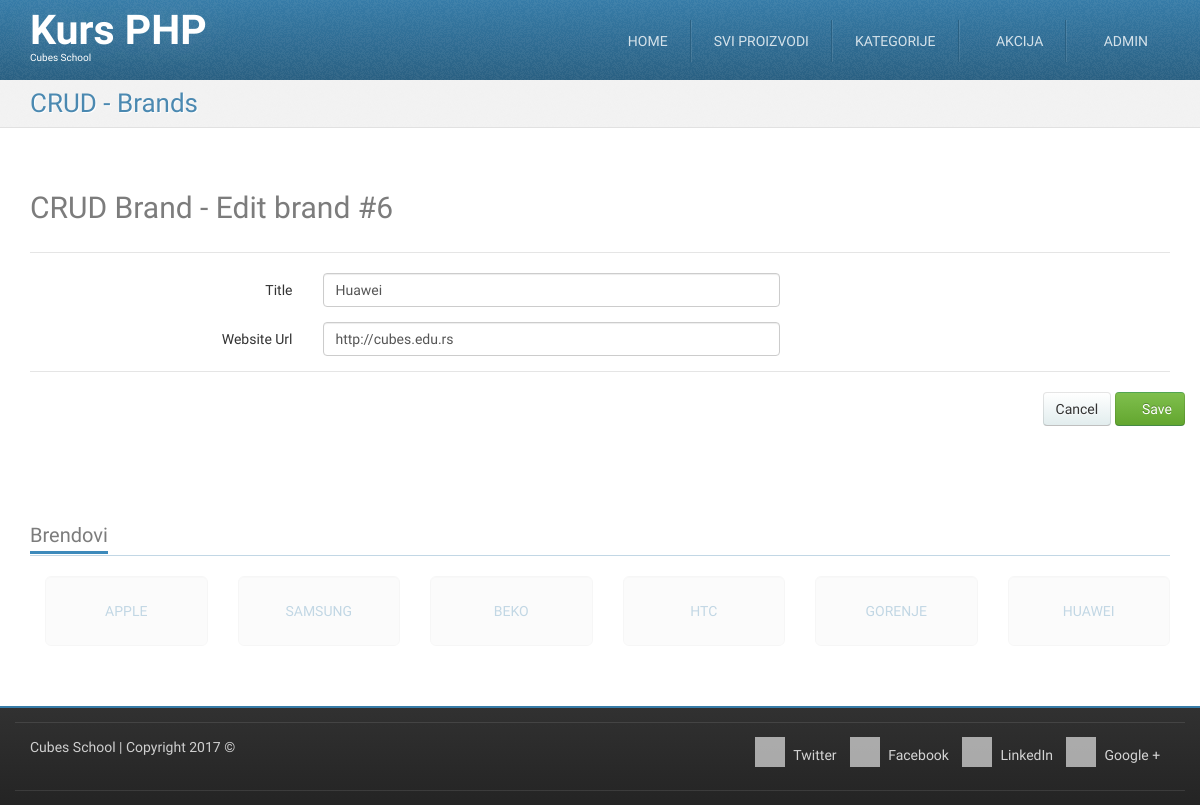
The app's page /crud-brand-edit.php?id=6 (signed in), older data.
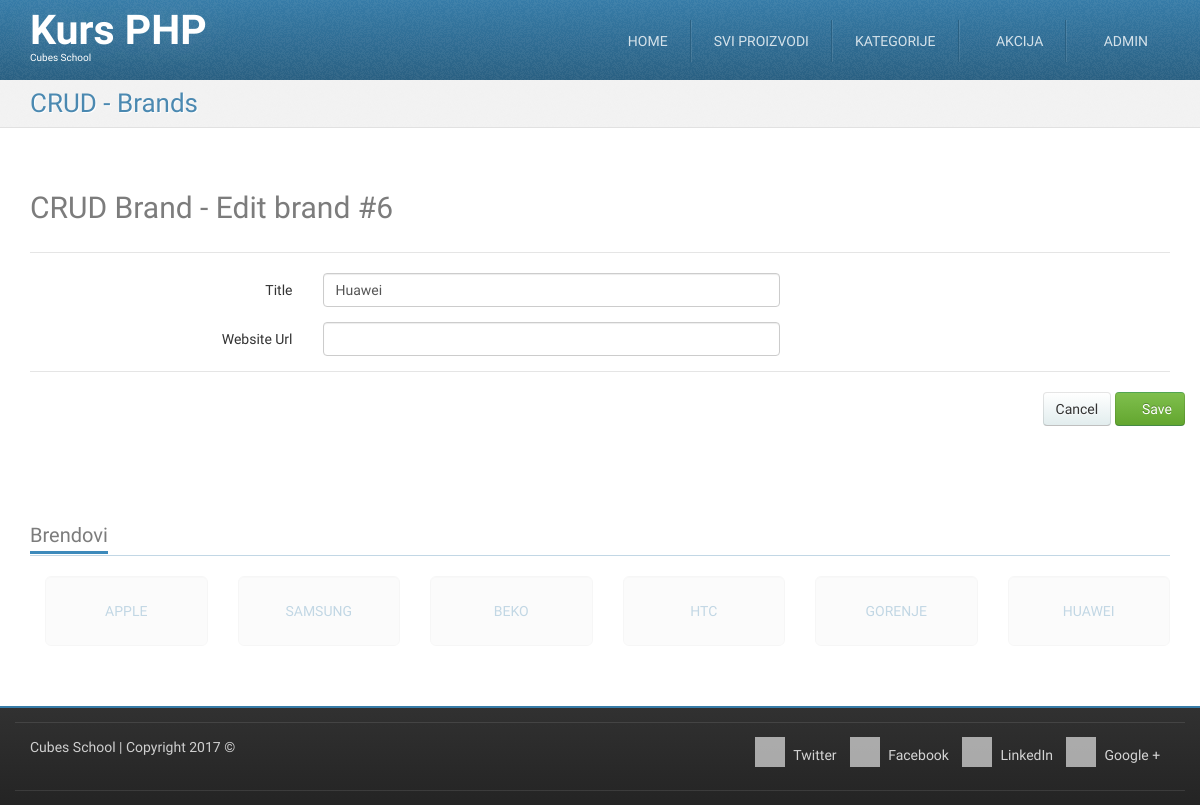
The same page, newer data.
### tables this page shows
CREATE TABLE `brands` (
  `id` int(11) NOT NULL,
  `title` char(50) NOT NULL,
  `website_url` varchar(255) NOT NULL
);

### crud-brand-edit.php (called while the page is built, shortened)
<?php
require_once __DIR__ . '/models/m_brands.php';
$id = (int) $_GET['id'];
$brand = brandsFetchOneById($id);
$formData = array(
	'title' => $brand['title'],
	'website_url' => $brand['website_url']
);
require_once __DIR__ . '/views/layout/header.php';
require_once __DIR__ . '/views/templates/t_crud-brand-edit.php';
require_once __DIR__ . '/views/layout/footer.php';

### models/m_database.php (called while the page is built, shortened)
<?php
function dbGetLink() {
	static $link;
	if (!isset($link)) {
		$link = mysqli_connect('127.0.0.1', 'cubes', 'cubes', 'cubes-php-mysql');
	}
	return $link;
}
function dbEscape($value) {
	$link = dbGetLink();
	return mysqli_real_escape_string($link, $value);
}
function dbQuery($query) {
	$link = dbGetLink();
	$result = mysqli_query($link, $query);
	return $result;
}
function dbFetchOne($query) {
	$result = dbQuery($query);
	return mysqli_fetch_assoc($result);
}

### models/m_brands.php (called while the page is built, shortened)
<?php
require_once __DIR__ . '/m_database.php';
function brandsFetchOneById($id) {
	$query = "SELECT `brands`.* "
			. "FROM `brands` "
			. "WHERE `id` = '" . dbEscape($id) . "'";
	return dbFetchOne($query);
}

### views/templates/t_crud-brand-edit.php (the view, shortened to what this page needs)
<div id="highlighted">
	<div class="container">
		<div class="header">
			<h2 class="page-title">
				<span>CRUD - Brands</span>
			</h2>
		</div>
	</div>
</div>
<div id="content">
	<div class="container portfolio">
		<div class="row">
			<div class="col-md-12">
				<h2>
					CRUD Brand - Edit brand #<?php echo htmlspecialchars($brand['id']);?>
				</h2>
			</div>
		</div>
		<div class="row">
			<div class="col-md-12">
				<form action="" method="post" class="form-horizontal">
					<fieldset>
						<legend></legend>
						<div class="form-group">
							<label class="col-md-3 control-label">Title</label>
							<div class="col-md-5">
								<input value="<?php echo isset($formData["title"]) ? htmlspecialchars($formData["title"]) : "";?>" type="text" name="title" class="form-control">
							</div>
							<div class="col-md-4">
							</div>
						</div>
						<div class="form-group">
							<label class="col-md-3 control-label">Website Url</label>
							<div class="col-md-5">
								<input type="url" name="website_url" class="form-control" value="<?php echo isset($formData["website_url"]) ? htmlspecialchars($formData["website_url"]) : "";?>">
							</div>
							<div class="col-md-4">
							</div>
						</div>
					</fieldset>
					<fieldset>
						<legend></legend>
						<div class="form-group text-right">
							<a href="/crud-brand-list.php" class="btn btn-default">Cancel</a>
							<button type="submit" class="btn btn-success"><i class="fa fa-save"></i> Save</button>
						</div>
					</fieldset>
				</form>
			</div>
		</div>
	</div>
</div>

Row changes from the older to the newer data that the page shows:
changed brands "Huawei": website_url "http://cubes.edu.rs" → (not shown)
